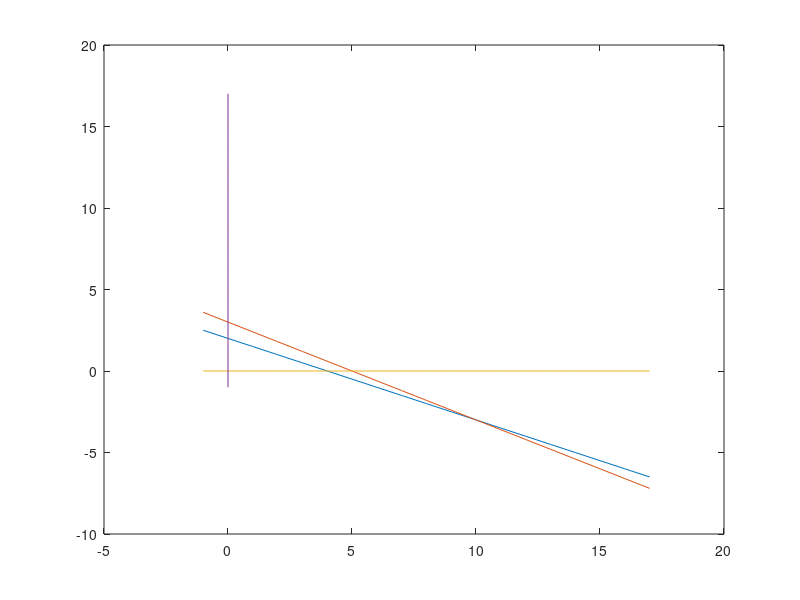

MATLAB code for this plot:
d=[3,2];
a=[2,4;3,5];
b=[8 15];
x=-1:1:max(b)+2;
plot(x,((b(1)-a(1,1)*x)/a(1,2)),x,((b(2)-a(2,1)*x)/a(2,2)),x,0*x,0*x,x);
a=[2,4;3,5;1,0;0,1];
b=[8 ;15; 0; 0];
c=zeros(length(b)*(length(b)-1)/2,2);
k=1;
for i=1:4
    for j=1+i:4
        A=[a(i,1),a(i,2);a(j,1),a(j,2)];
        B=[b(i);b(j)];
        e=A\B; 
        c(k,1)=e(1);
        c(k,2)=e(2);
        k=k+1;
    end
end
i=1;
while i<length(c)
    eq1=2*c(i,1)+4*c(i,2)-8;
    eq2=3*c(i,1)+5*c(i,2)-15;
    if (c(i,1)<0 && c(i,1)==-0)||(c(i,2)<0&&c(i,2)==-0)||(eq1>0)||(eq2>0)
        c(i,:)=[];
    else
        i=i+1;
    end
end
sol=[];
max1=0;
for i=1:length(c)
    eq3=3*c(i,1)+2*c(i,2);
    if max1<eq3
        max1=eq3;
        sol=c(i,:);
    end
end
disp(sol)
